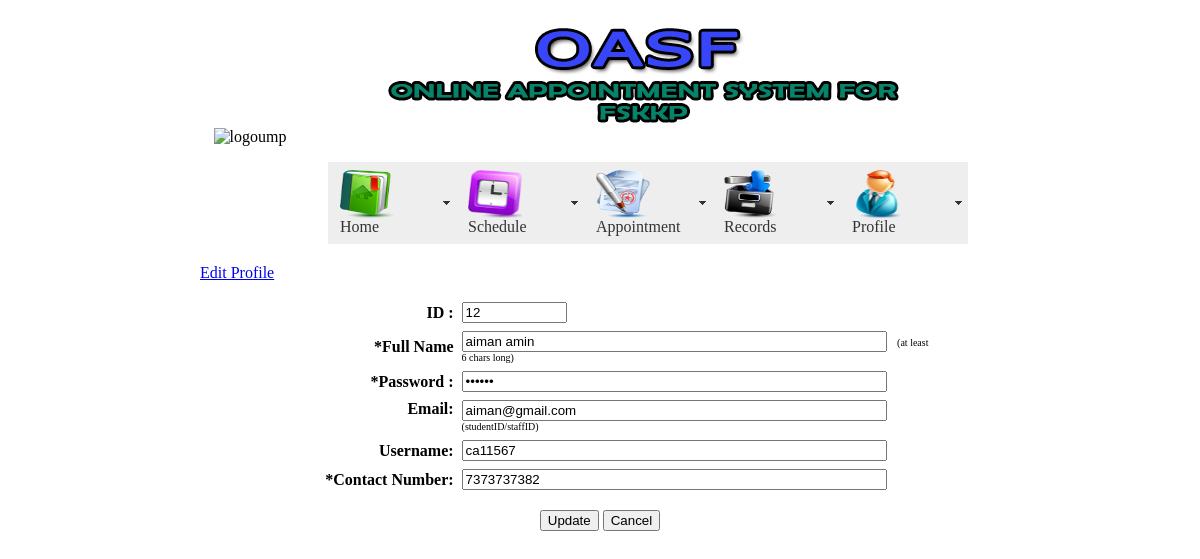
The page /profile_student.php on the database its author committed.
### tables this page shows
CREATE TABLE IF NOT EXISTS `student` (
  `student_id` int(5) NOT NULL AUTO_INCREMENT,
  `student_username` varchar(20) NOT NULL,
  `student_name` varchar(50) NOT NULL,
  `student_phone_no` varchar(20) NOT NULL,
  `student_password` varchar(20) NOT NULL,
  `student_email` varchar(50) NOT NULL,
  `student_category` varchar(10) NOT NULL,
  PRIMARY KEY (`student_id`)
);

### profile_student.php (the view, shortened to what this page needs)
<!DOCTYPE html PUBLIC "-//W3C//DTD XHTML 1.0 Transitional//EN" "http://www.w3.org/TR/xhtml1/DTD/xhtml1-transitional.dtd">
<html xmlns="http://www.w3.org/1999/xhtml">
<head>
<link href="SpryAssets/SpryMenuBarHorizontal.css" rel="stylesheet" type="text/css" />
</head>
<body>
<center>
<p><img src="images/logo-rasmi-ump.png" width="93" height="68" alt="logoump" /><img src="images/headerpic.gif" width="700" height="126" alt="headerpic" /></p>
<ul id="MenuBar1" class="MenuBarHorizontal">
  <li><a class="MenuBarItemSubmenu" href="mainpage.php"><img src="images/page3-img3.png" width="54" height="48" align="middle" /><br />Home</a>
</ul>
<ul id="MenuBar2" class="MenuBarHorizontal">
  <li><a class="MenuBarItemSubmenu" href="schedule.html"><img src="images/page3-img2.png" alt="" width="54" height="48" align="center" />Schedule</a></li>
  <li><a class="MenuBarItemSubmenu" href="appointment.php"><img src="images/page3-img5.png" alt="" width="54" height="48" />Appointment</a>
  </li>
  <li><a class="MenuBarItemSubmenu" href="records.php"><img src="images/page3-img4.png" alt="" width="54" height="48" />Records</a>
  </li>
  <li><a class="MenuBarItemSubmenu" href="profile.php"><img src="images/page3-img6.png" alt="" width="54" height="48" /><br />Profile</a>
  </li>
</ul>
<p>&nbsp;</p>
<p>&nbsp;</p>
</center>
<p>&nbsp;</p>
<p><a href="update_profile.php">Edit Profile</a></p>
<table id="font" border="0" cellpadding="4" cellspacing="0" width="92%">
  <?php
include("dbase.php");
$query = "SELECT * FROM student";
$result = mysql_query($query, $conn);
while($row = mysql_fetch_array($result))
						{
$student_id = $row["student_id"];
$student_name = $row["student_name"];
$student_password = $row["student_password"];
$student_email = $row["student_email"];
$student_username = $row["student_username"];
$student_phone_no = $row["student_phone_no"];
						}
					?>
  <form method="post" action="update_std.php">
    <tr>
    <td width="35%" align="right" id="font">ID :</td>
    <td width="65%"><input name="id" type="text" maxlength="50" size="10" id="FirstName" value="<?php echo "$student_id";?>" /></td>
  </tr>
  <div>
    <tr>
      <td width="35%" align="right" id="font">*<span class="select1">Full Name</span></td>
      <td width="65%"><input name="name" type="text" maxlength="30" size="50" id="txtpassword" value="<?php echo "$student_name";?>" />
        &nbsp;<span class="fine">
        (at least 6 chars long)</span><?php
						?></td>
    </tr>
  </div>
  <tr>
    <td width="35%" align="right" id="font">*<span class="select1">Password :</span></td>
    <td width="65%"><input name="password" type="password" maxlength="100" size="50" id="EMail" value="<?php echo "$student_password";?>"/></td>
  </tr>
  <tr valign="top">
    <td width="35%" align="right" valign="top" id="font"><span class="select1">Email:</span></td>
    <td width="65%" valign="top"><input name="email" type="text" maxlength="50" size="50" id="FirstName2" value="<?php echo "$student_email";?>" />
      <span class="fine">(studentID/staffID)</span></td>
  </tr>
  <tr>
    <td align="right" id="font"><span class="select1">Username:</span></td>
    <td><input name="username" type="text" maxlength="50" size="50" id="FirstName3" value="<?php echo "$student_username";?>" /></td>
  </tr>
  <tr>
    <td width="35%" align="right" id="font"> *<span class="select1">Contact Number</span>: </td>
    <td width="65%"><input name="phoneNo" type="text" maxlength="25" size="50" id="Phone" value="<?php echo "$student_phone_no";?>"/></td>
  </tr>
</table>
<center>
  <p>
    <input type="submit" name="update" id="update" value="Update" />
    <input type="submit" name="cancel2" id="cancel2" value="Cancel" />
  </p>
</center>
<p class="resgistration">&nbsp;</p>
</body>
</html>

### SpryAssets/SpryMenuBarHorizontal.css (style rules this page uses)
ul.MenuBarHorizontal { margin: 0; padding: 0; list-style-type: none; font-size: 100%; cursor: default; width: auto; }
ul.MenuBarHorizontal li { margin: 0; padding: 0; list-style-type: none; font-size: 100%; position: relative; text-align: left; cursor: pointer; width: 8em; float: left; left: 8em; }
ul.MenuBarHorizontal a { display: block; cursor: pointer; background-color: #EEE; padding: 0.5em 0.75em; color: #333; text-decoration: none; }
ul.MenuBarHorizontal a.MenuBarItemSubmenu { background-image: url(SpryMenuBarDown.gif); background-repeat: no-repeat; background-position: 95% 50%; text-align: left; font-weight: normal; }

### profile_student.php (style rules this page uses)
body { width: 800px; margin: 0 auto; font-family: "Myriad Pro"; text-align: left; }
.resgistration { font-family: "Myriad Pro"; }
#font { font-weight: bold; }
.fine { font-weight: normal; }
.fine { font-weight: normal; font-size: x-small; }

### rows shown on the page
student: id "12", name "aiman amin", email "aiman@gmail.com", username "ca11567", phoneNo "7373737382"
